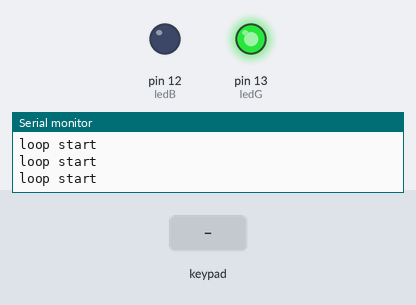
The sketch below on a simulated Arduino Uno, built with avr-gcc and run on an emulated ATmega328P. On the bench: output pins drawn as LEDs (lit = HIGH), the last lines printed to the serial monitor. Dashed ring = blinking. Inputs (shaded band) come from the test bench.

Above: at 1.2 s.
1.3 s: keypad keys 9 8 7 6 pressed 0.4 s apart
At 2.56 s:
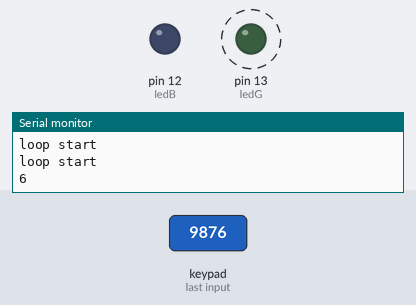
4.6 s: keypad keys 1 2 3 4 # pressed 0.4 s apart
At 6.02 s:
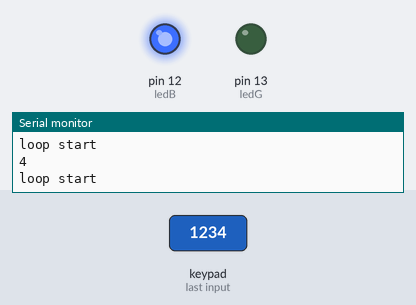
12.6 s: keypad keys 1 2 3 4 * pressed 0.4 s apart
At 15.3 s:
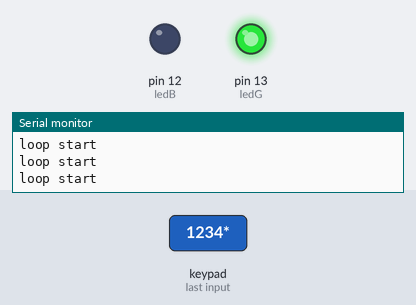
Timing chart, 0 to 16.8 s (numbered marks = the images above; inputs shaded):
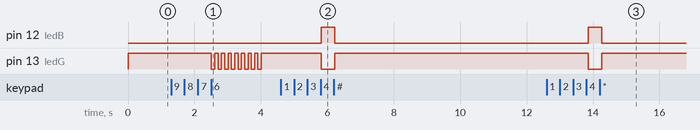

The sketch:

sketch_feb28a.ino
```cpp
#include <Keypad.h>

char secretCode[5] = "1234";
int position = 0;
int wrong = 0;

const byte Rows=4;
const byte Cols=4;
byte rowPins[Rows] = {9,8,7,6};
byte colPins[Cols] = {5,4,3,2};
char keys[Rows][Cols] ={
  {'D','C','B','A'},
  {'#','9','6','3'},
  {'0','8','5','2'},
  {'*','7','4','1'},
};
Keypad customKeypad = Keypad(makeKeymap(keys), rowPins, colPins, Rows, Cols);

int ledB = 12;
int ledG = 13;

void setup() {
  // put your setup code here, to run once:
  Serial.begin(9600);
  Serial.println("start");
  pinMode(ledG, OUTPUT);
  pinMode(ledB, OUTPUT);
  setLocked(true);
}

void loop() {
  // put your main code here, to run repeatedly:
  char key = customKeypad.getKey();
  Serial.println("loop start");
  if (key){
    Serial.println(key);
  }
  if((key >= '0' && key <= '9') || (key >= 'A' && key <= 'D') || (key == '*' || key == '#')){
    if(key == '*' || key == '#'){
      position = 0;
      wrong = 0;
      setLocked(true);
    }
    else if(key == secretCode[position]){
      position++;
      wrong = 0;
    }
    else if(key != secretCode[position]){
      position = 0;
      setLocked(true);
      wrong++;
    }
    if(position == 4){
      setLocked(false);
    }
    if(wrong == 4){
      blink();
      wrong = 0;
    }
  }
  delay(100);
}

void setLocked(int locked){
  if(locked){
    digitalWrite(ledG, HIGH);
    digitalWrite(ledB, LOW);
  }
  else{
    digitalWrite(ledG, LOW);
    digitalWrite(ledB, HIGH);
  }
}

void blink(){
  for(int i=0; i<8; i++){
    digitalWrite(ledG, LOW);
    delay(100);
    digitalWrite(ledG, HIGH);
    delay(100);
  }
}
```

Measured:
- after the input at 1.3 s, pin 13 (ledG): alternates HIGH for 0.10 s and LOW for 0.10 s, 16 changes in all, then stays HIGH, starting after 1.2 s
- after the input at 4.6 s, pin 12 (ledB): LOW → HIGH after 1.2 s, → LOW 0.40 s later; pin 13 (ledG): HIGH → LOW after 1.2 s, → HIGH 0.40 s later
- after the input at 12.6 s, pin 12 (ledB): LOW → HIGH after 1.3 s, → LOW 0.40 s later; pin 13 (ledG): HIGH → LOW after 1.3 s, → HIGH 0.40 s later
